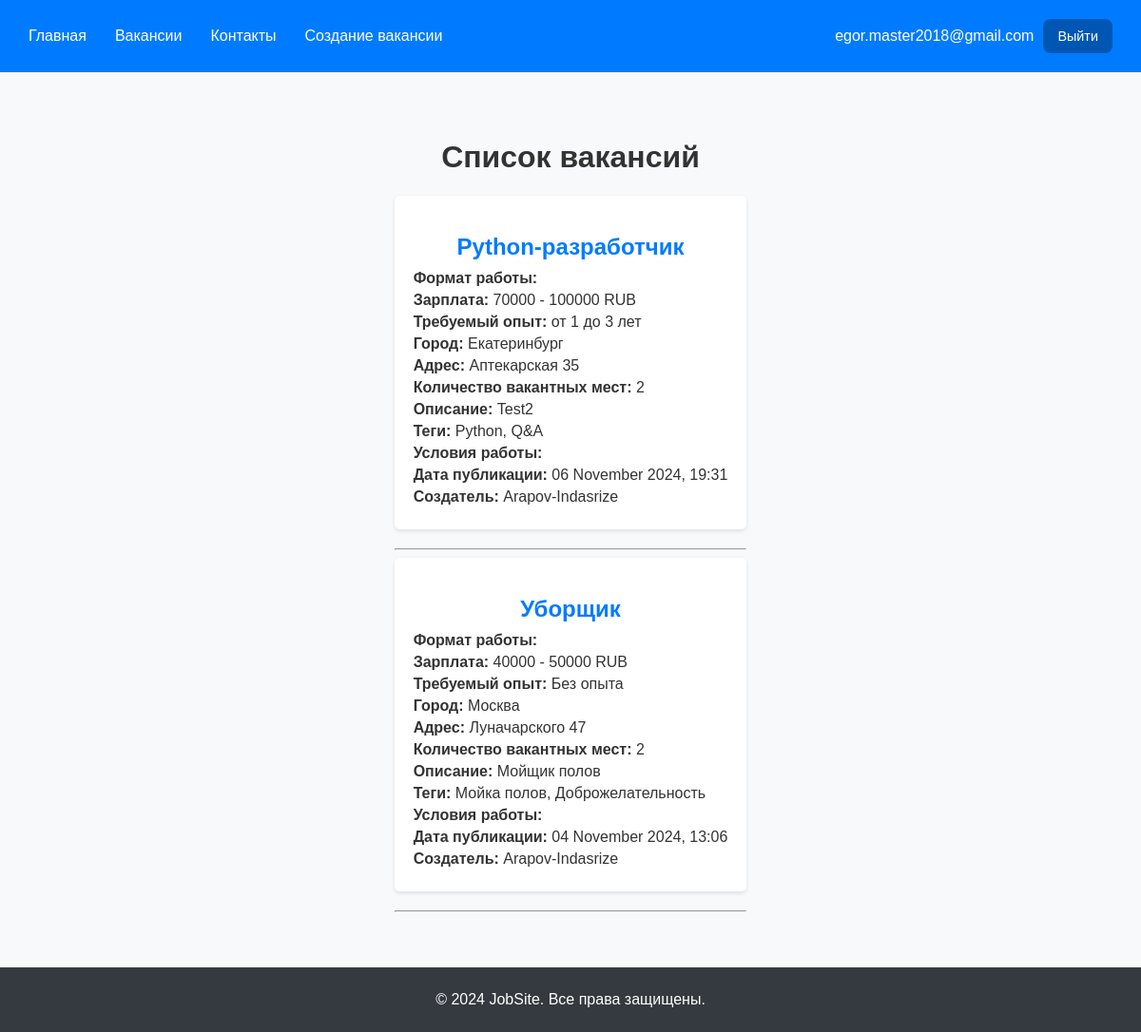
The app's page /test/vacancies/ (signed in), older data.
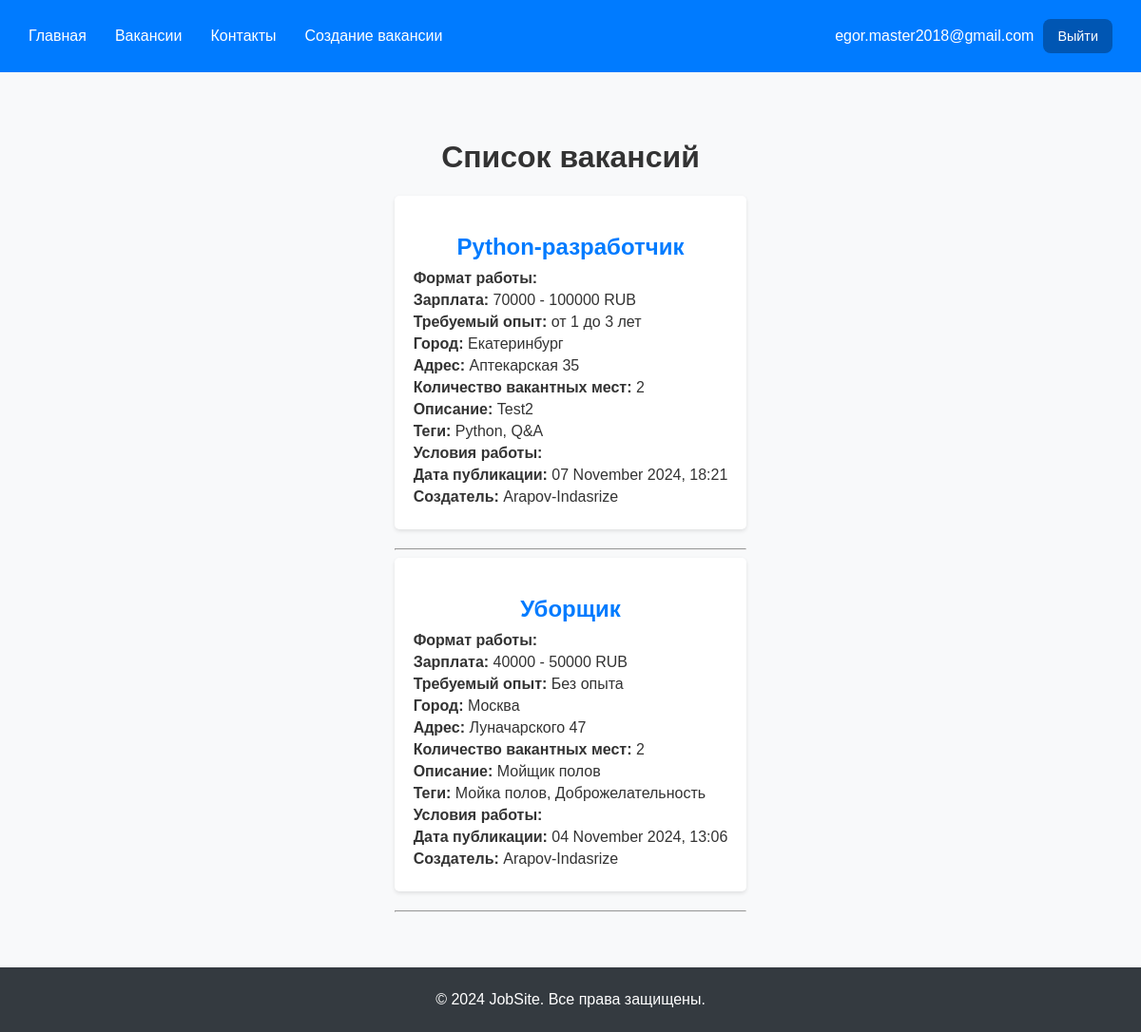
The same page, newer data.
### registration/models.py (models this page shows, shortened)
class CustomAbstractUser(AbstractBaseUser, PermissionsMixin):
    email = models.EmailField(_("email address"), blank=False, unique=True)
    is_staff = models.BooleanField(
        _("staff status"),
        default=False,
        help_text=_("Designates whether the user can log into this admin site."),
    )
    is_active = models.BooleanField(
        _("active"),
        default=True,
        help_text=_(
            "Designates whether this user should be treated as active. "
            "Unselect this instead of deleting accounts."
        ),
    )
    date_joined = models.DateTimeField(_("date joined"), default=timezone.now)
    objects = CustomUserManager()
    USERNAME_FIELD = 'email'  # или 'username' в зависимости от настроек
    REQUIRED_FIELDS = []
    class Meta:
        verbose_name = _("Авторизационник")
        verbose_name_plural = _("Авторизационники")
        abstract = True

class CustomUser(CustomAbstractUser):
    class Meta(CustomAbstractUser.Meta):
        swappable = "AUTH_USER_MODEL"

class Employer(CustomUser):
    company_name = models.CharField(_("Имя компании"), max_length=255)
    company_info = models.TextField(_("Информация о компании"), blank=True)
    REQUIRED_FIELDS = ['company_name',]
    class Meta:
        verbose_name = _("Работодатель")
        verbose_name_plural = _("Работодатели")

### api/models.py (models this page shows, shortened)
class Vacancy(models.Model):
    WORK_FORMAT_CHOICES = [
        ('remote', 'Удаленная'),
        ('hybrid', 'Гибридная'),
        ('onsite', 'Очная'),
    ]
    WORK_CONDITION_CHOICES = [
        ('full_time', 'Полная ставка'),
        ('part_time', 'Неполная ставка'),
        ('internship', 'Стажировка'),
        ('volunteering', 'Волонтерство'),
        ('one_time', 'Разовое задание'),
        ('project', 'Проектная работа'),
    ]
    CURRENCY_CHOICES = [
        ('RUB', 'RUB'),
        ('USD', 'USD'),
        ('EUR', 'EUR'),
    ]
    EXPERIENCE_CHOICES = [
        ('0', 'Без опыта'),
        ('1', 'До 1 года'),
        ('1-3', 'от 1 до 3 лет'),
        ('3-6', 'от 3 до 6 лет'),
        ('6', 'более 6 лет'),
    ]
    STATUS_CHOICES = [
        ('published', 'Опубликована'),
        ('archived', 'В архиве'),
        ('checking', 'На проверке'),
    ]
    title = models.CharField(max_length=255, verbose_name='Название')
    format = models.CharField(
        max_length=10,
        choices=WORK_FORMAT_CHOICES,
        default='onsite',
        verbose_name='Формат работы'
    )
    min_salary = models.PositiveIntegerField(verbose_name='Минимальная зарплата')
    max_salary = models.PositiveIntegerField(verbose_name='Максимальная зарплата')
    currency = models.CharField(
        max_length=3,
        choices=CURRENCY_CHOICES,
        default='RUB',
        verbose_name='Валюта'
    )
    experience = models.CharField(
        max_length=10,
        choices=EXPERIENCE_CHOICES,
        default='0',
        verbose_name='Опыт работы'
    )
    city = models.CharField(max_length=255, verbose_name='Город')
    address = models.CharField(max_length=255, verbose_name='Адрес')
    number_of_openings = models.PositiveIntegerField(verbose_name='Количество вакантных мест')
    description = models.TextField(verbose_name='Описание')
    tech_stack_tags = models.ManyToManyField('TechStackTag', blank=True, verbose_name='Навыки')
    employment_type = models.CharField(
        max_length=20,
        choices=WORK_CONDITION_CHOICES,
        default='full_time',
        verbose_name='Условие работы'
    )
    publication_date = models.DateTimeField(auto_now_add=True, verbose_name='Дата публикации')
    status = models.CharField(
        max_length=10,
        choices=STATUS_CHOICES,
        default='published',
        verbose_name='Статус'
    )
    created_by = models.ForeignKey(
        Employer,  # Указываем модель работодателя
        on_delete=models.CASCADE,
        verbose_name='Создатель вакансии'
    )
    class Meta:
        verbose_name = 'Вакансия'
        verbose_name_plural = 'Вакансии'
    def formatted_publication_date(self):
        return self.publication_date.strftime('%d %B %Y, %H:%M')

class TechStackTag(models.Model):
    name = models.CharField(max_length=100, unique=True, verbose_name='Навык')
    class Meta:
        verbose_name = 'Навык'
        verbose_name_plural = 'Навыки'

### api/views.py (the view)
# urls.py: path('test/vacancies/', vacancy_list, name='vacancy_list'),
@login_required
def vacancy_list(request):
    if not hasattr(request.user, 'applicant'):
        return render(request, 'access_denied.html')  # Показать страницу доступа запрещен
    vacancies = Vacancy.objects.filter(status='published')  # Фильтрация по статусу
    return render(request, 'vacancy_list.html', {'vacancies': vacancies})

### templates/vacancy_list.html (shortened to what this page needs)
{% extends 'base.html' %}
{% block content %}
    <h1>Список вакансий</h1>
    <div class="vacancy-list">
        {% for vacancy in vacancies %}
        <div class="vacancy-item">
            <h2>{{ vacancy.title }}</h2>
            <p><strong>Формат работы:</strong> {{ vacancy.get_work_format_display }}</p>
            <p><strong>Зарплата:</strong> {{ vacancy.min_salary }} - {{ vacancy.max_salary }} {{ vacancy.currency }}</p>
            <p><strong>Требуемый опыт:</strong> {{ vacancy.get_experience_display }}</p>
            <p><strong>Город:</strong> {{ vacancy.city }}</p>
            <p><strong>Адрес:</strong> {{ vacancy.address }}</p>
            <p><strong>Количество вакантных мест:</strong> {{ vacancy.number_of_openings }}</p>
            <p><strong>Описание:</strong> {{ vacancy.description }}</p>
            <p><strong>Теги:</strong>
                {% for tag in vacancy.tech_stack_tags.all %}
                    {{ tag.name }}{% if not forloop.last %}, {% endif %}
                {% endfor %}
            </p>
            <p><strong>Условия работы:</strong> {{ vacancy.get_work_condition_tags_display }}</p>
            <p><strong>Дата публикации:</strong> {{ vacancy.formatted_publication_date }}</p>
            <p><strong>Создатель:</strong> {{ vacancy.created_by.company_name }}</p>
        </div>
        <hr>
        {% empty %}
        <p>Вакансий нет</p>
        {% endfor %}
    </div>
{% endblock %}

### templates/base.html (shortened to what this page needs)
{% load static %}
<!DOCTYPE html>
<html lang="ru">
<head>
    <link rel="stylesheet" href="{% static 'css/styles.css' %}">
</head>
<body>
  <div class="wrapper">
    <header class="header">
      <div class="header__inner">
        <nav class="nav">
          <ul class="nav-links">
              <li><a href="/test/">Главная</a></li>
              <li><a href="/test/vacancies">Вакансии</a></li>
              <li><a href="/test/contact">Контакты</a></li>
              <li><a href="/test/add">Создание вакансии</a></li>
          </ul>
        </nav>
          <div class="header__btns">
              {% if user.is_authenticated %}
                  <span class="user-email">
                    {{ user.email }}
                  </span>
                  <a href="/logout" class="button">Выйти</a>
              {% else %}
                  <a href="/login" class="button">Войти</a>
                  <a href="/choice_registration" class="button">Зарегистрироваться</a>
              {% endif %}
          </div>
      </div>
    </header>
    <main class="main">
        {% block content %}
        {% endblock %}
    </main>
    <footer class="footer">
        <p>&copy; 2024 JobSite. Все права защищены.</p>
    </footer>
  </div>
</body>
</html>

### static/css/styles.css (style rules this page uses)
html { scroll-behavior: smooth; overflow-x: hidden; }
body { font-family: Arial, sans-serif; height: 100%; background-color: #f8f9fa; color: #333; padding: 0; margin: 0; }
h1, h2, h3, h4, h5, h6 { text-align: center; }
.header { background-color: #007bff; padding: 20px 30px; }
.header .nav-links { list-style: none; display: flex; margin: 0; padding: 0; }
.header a { color: #fff; text-decoration: none; }
.main { max-width: 800px; height: 100%; margin: 50px auto; padding: 0 20px; }
.vacancy-list { margin-top: 20px; }
.vacancy-item { background-color: #fff; border-radius: 5px; box-shadow: 0 2px 4px rgba(0, 0, 0, 0.1); padding: 20px; margin-bottom: 20px; text-align: left; }
.vacancy-item h2 { color: #007bff; margin-bottom: 10px; }
.vacancy-item p { margin: 5px 0; }
.footer { text-align: center; color: #fff; background-color: #343a40; padding: 20px 30px; }
.footer p { margin: 5px 0; }
.wrapper { display: flex; flex-direction: column; height: 100%; }
.main { flex: 1 0 auto; }
.footer { flex: 0 0 auto; }
.header__inner { display: flex; justify-content: space-between; align-items: center; }
.header__btns { display: flex; align-items: center; gap: 10px; }
.header__btns a { font-size: 0.9em; color: #ffffff; text-decoration: none; background-color: #0056b3; border-radius: 8px; padding: 10px 15px; transition: 0.3s; }
.nav-links { gap: 30px; }
.user-email { font-weight: 500; color: #ffffff; }

Row changes from the older to the newer data that the page shows:
changed Vacancy "Python-разработчик": formatted_publication_date "06 November 2024, 19:31" → "07 November 2024, 18:21"
